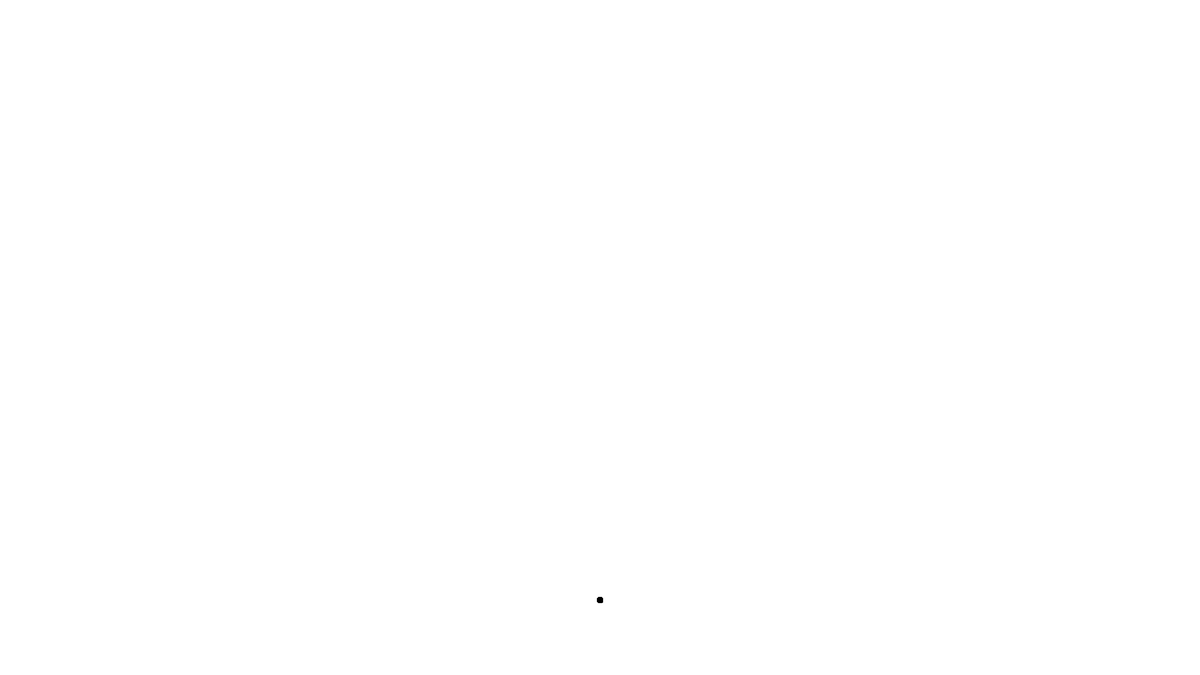
Frame 1 (no input)
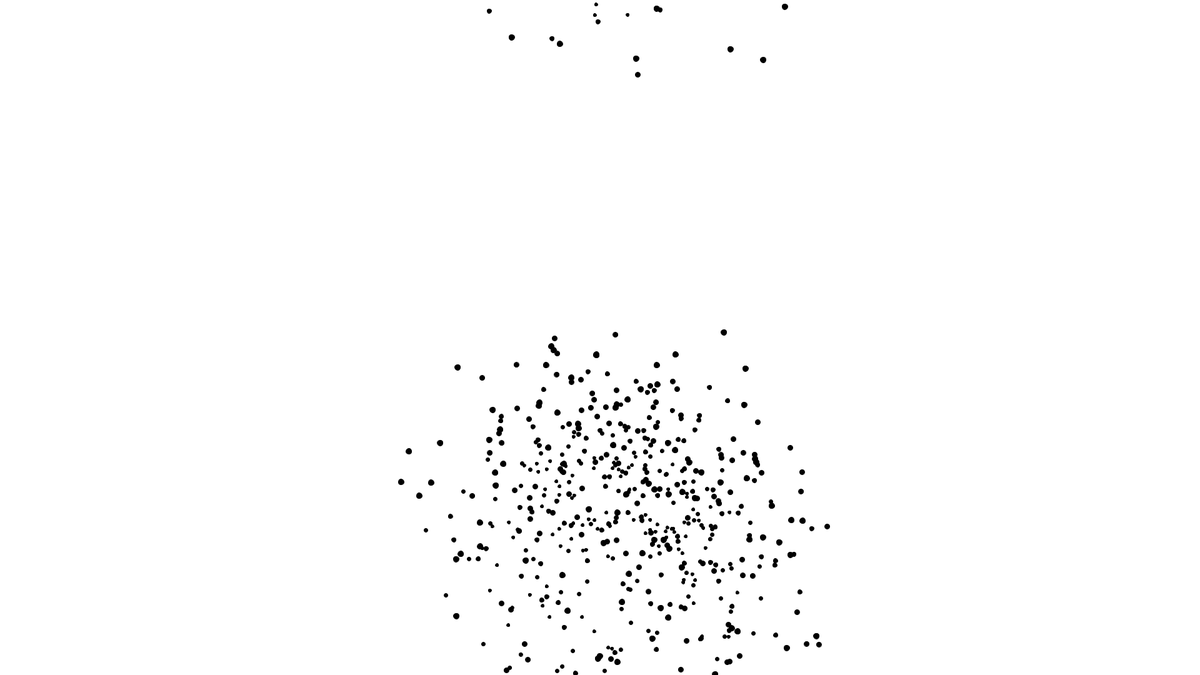
Frame 60 (the mouse pressed at the canvas centre just before this capture)
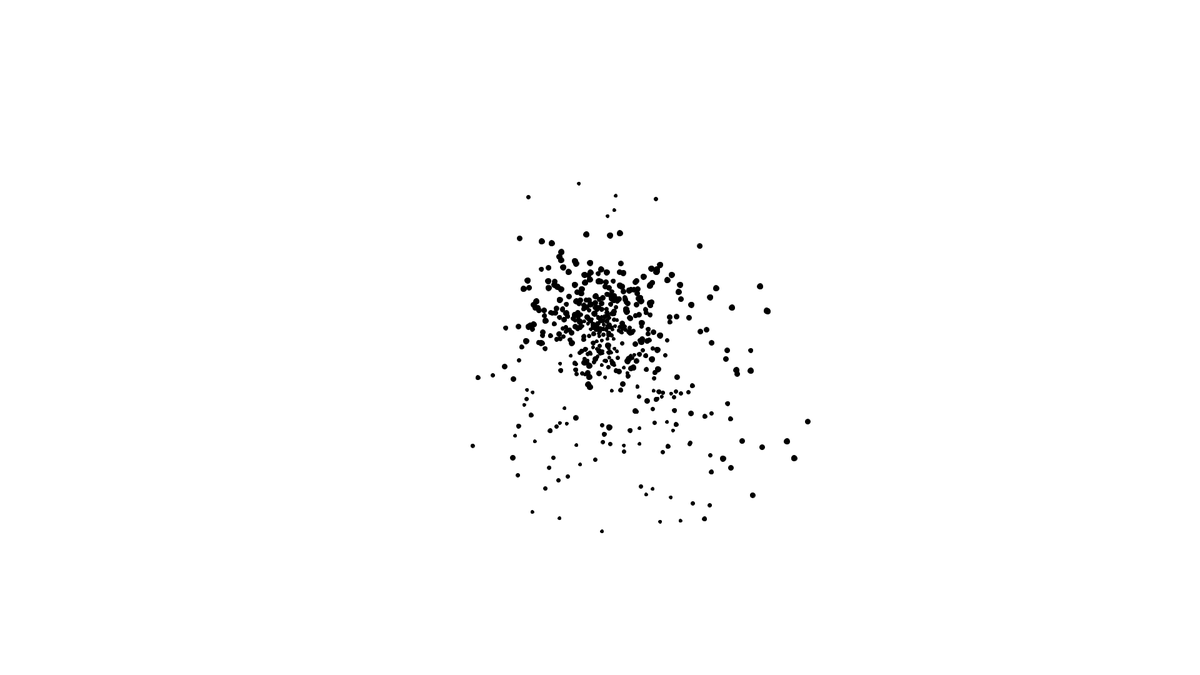
Frame 120 (the mouse held since frame 60 and released just before this capture)

The Processing sketch that drew these frames (run headless with seeded random() and noise(); from frame 60 on, the mouse is pressed at the canvas centre):

// Processing sketch: sketch_210615a
// ── sketch_210615a.pde
Walker[] a = new Walker[500];

void setup() {
  size(1920,1080);
  for(int i = 0; i<a.length; i++) {
    int mass = int(random(5, 10));
    a[i] = new Walker(mass, mass);
  }
}

void draw() {
  background(255);
  for(int i = 0; i<a.length; i++) {
   a[i].display();
   a[i].move();
   a[i].edge();
  }
}

// ── walker.pde
class Walker {
 
 float size;
 float velocityLimit;
 PVector location = new PVector(width/2, width/2);
 PVector velocity = new PVector(1,-3);
 PVector a;
 
 Walker(float tempSize, float tempVelocityLimit) {
   velocityLimit = tempVelocityLimit;
   size = tempSize;
 }
 
 void display() {
  fill(0);
  circle(location.x, location.y, size);
 }
 
 void move() {
  PVector mouseLoc = new PVector(mouseX, mouseY);
  if(mouseX>10 && mouseX<width-10 &&  mouseY>10 && mouseY<height-10) {
    mouseLoc.sub(location);
    mouseLoc.setMag(0.4);
    a = mouseLoc;
    velocity.add(a);
    location.add(velocity);
    velocity.limit(velocityLimit); 
  }  else {
    a = PVector.random2D();
    velocity.add(a);
    location.add(velocity);
    velocity.limit(velocityLimit); 
    }
 }
 
 void edge() {
   if( location.x<0 ) location.x += width;
   else if( location.x>width ) location.x -= width;
   if( location.y<0 ) location.y += height;
   else if( location.y>height ) location.y -= height;
 }
}
